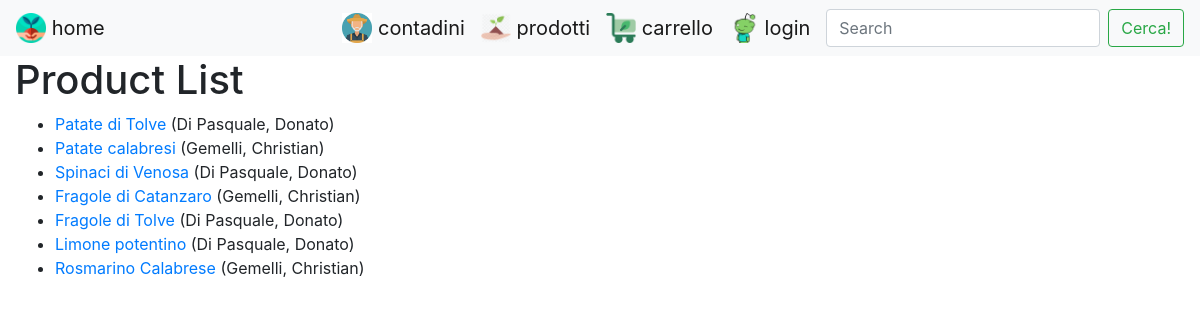
Screenshot of /piantala/products/ with the database file from the repository.
### piantala/models.py (models this page shows, shortened)
class Product(models.Model):
    name = models.CharField(max_length=50)
    farmer = models.ForeignKey('Farmer', on_delete=models.SET_NULL, null=True)
    summary = models.TextField(max_length=1000, help_text='Enter a brief description of the product')
    genre = models.ManyToManyField(Genre, help_text='Select a genre for this product')
    def get_absolute_url(self):
        return reverse('product-detail', args=[str(self.id)])
    def display_genre(self):
        return ', '.join(genre.name for genre in self.genre.all()[:3])
    display_genre.short_description = 'Genre'

class Farmer(models.Model):
    first_name = models.CharField(max_length=100)
    last_name = models.CharField(max_length=100)
    date_of_birth = models.DateField(null=True, blank=True)
    farm_loc = models.CharField(max_length=100)
    phone = models.CharField(max_length=15)
    class Meta:
        ordering = ['last_name', 'first_name']
    def __str__(self):
        return f'{self.last_name}, {self.first_name}'

### piantala/views.py (the view)
# urls.py: path('products/', views.ProductListView.as_view(), name='products'),
class ProductListView(generic.ListView):
    model = Product

### piantala/templates/piantala/product_list.html
{% extends "navbar.html" %}
{% block content %}
  <h1>Product List</h1>
  {% if product_list %}
  <ul>
    {% for product in product_list %}
      <li>
        <a href="{{ product.get_absolute_url }}">{{ product.name }}</a> ({{product.farmer}})
      </li>
    {% endfor %}
  </ul>
  {% else %}
    <p>There are no products in the library.</p>
  {% endif %}
{% endblock %}

### piantala/templates/navbar.html (shortened to what this page needs)
<!DOCTYPE html>
<html lang="en">
<head>
  <link rel="stylesheet" href="https://maxcdn.bootstrapcdn.com/bootstrap/4.0.0/css/bootstrap.min.css">
  {% load static %}
  <link rel="stylesheet" href="{% static 'css/styles.css' %}">
</head>
<body>
  <nav class="navbar navbar-expand-lg navbar-light bg-light">
    <div class="collapse navbar-collapse" id="navbarTogglerDemo01">
      <a class="navbar-brand" href="{% url 'index' %}">
        {% load static %}
        <img src="{% static 'images/logo-piantala.png' %}" width="30" height="30" class="d-inline-block align-top" alt="logo-piantala">
        home
      </a>
      <ul class="navbar-nav ml-auto mt-2 mt-lg-0">
        <li class="nav-item">
          <a class="navbar-brand" href="{% url 'index' %}">
            {% load static %}
            <img src="{% static 'images/farmer-logo.png' %}" width="30" height="30" class="d-inline-block align-top" alt="logo-farmer">
            contadini
          </a>
        </li>
        <li class="nav-item">
          <a class="navbar-brand" href="{% url 'products' %}">
            {% load static %}
            <img src="{% static 'images/product-piantala2.png' %}" width="30" height="30" class="d-inline-block align-top" alt="logo-basket">
            prodotti
          </a>
        </li>
        <li class="nav-item">
          <a class="navbar-brand" href="{% url 'index' %}">
            {% load static %}
            <img src="{% static 'images/cart-piantala.png' %}" width="30" height="30" class="d-inline-block align-top" alt="##">
            carrello
          </a>
        </li>
        {% if user.is_authenticated %}
            {% load static %}
        {% else %}
        <li class="nav-item">
          <a class="navbar-brand" href="{% url 'login' %}">
            {% load static %}
            <img src="{% static 'images/profile-piantala2.png' %}" width="30" height="30" class="d-inline-block align-top" alt="##">
            login
          </a>
        </li>
        {% endif %}
      </ul>
      <form class="form-inline my-2 my-lg-0">
        <input class="form-control mr-sm-2" type="search" placeholder="Search" aria-label="Search">
        <button class="btn btn-outline-success my-2 my-sm-0" type="submit">Cerca!</button>
      </form>
    </div>
  </nav>
      <div class="col-sm-10 ">{% block content %}{% endblock %}</div>
</body>
</html>

### rows the page displays
Product: name "Patate di Tolve", farmer "Di Pasquale, Donato"
Product: name "Patate calabresi", farmer "Gemelli, Christian"
Product: name "Spinaci di Venosa", farmer "Di Pasquale, Donato"
Product: name "Fragole di Catanzaro", farmer "Gemelli, Christian"
Product: name "Fragole di Tolve", farmer "Di Pasquale, Donato"
Product: name "Limone potentino", farmer "Di Pasquale, Donato"
Product: name "Rosmarino Calabrese", farmer "Gemelli, Christian"
